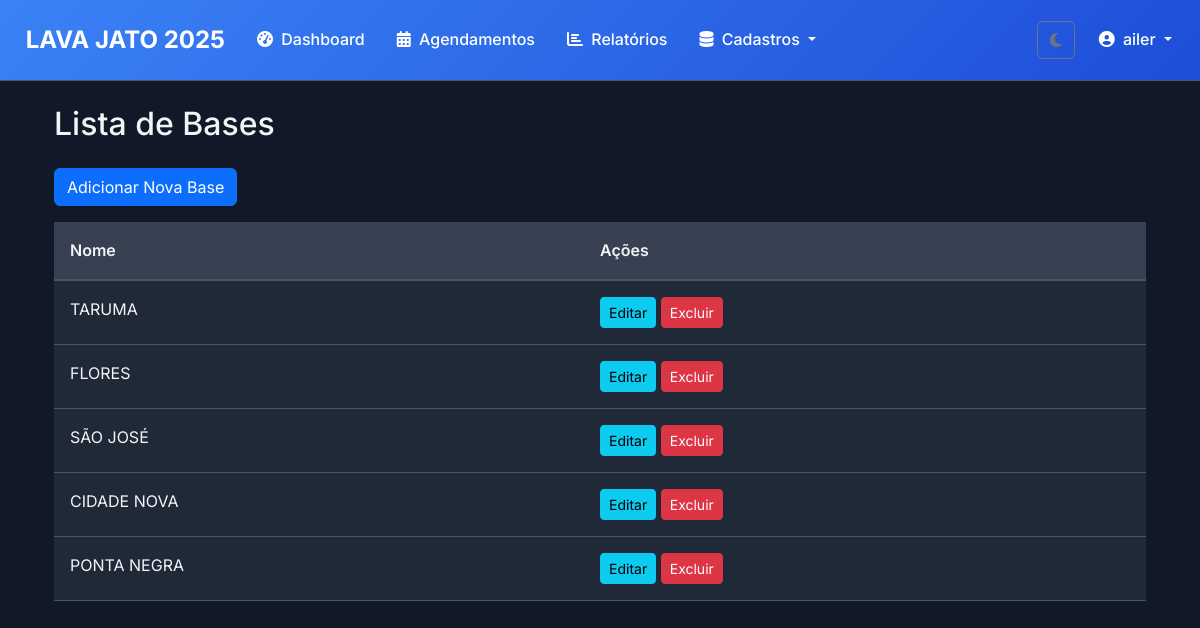
/bases/ (signed in), run on the app's committed database.
### lavagens/models.py (models this page shows, shortened)
class Base(models.Model):
    nome = models.CharField(max_length=100, unique=True)
    class Meta:
        verbose_name = "Base"
        verbose_name_plural = "Bases"

### lavagens/views.py (the view)
# urls.py: path("bases/", lavagens_views.base_list, name="base_list"),
@login_required
def base_list(request):
    bases = Base.objects.all()
    return render(request, 'lavagens/base_list.html', {'bases': bases})

### templates/lavagens/base_list.html (shortened to what this page needs)
{% extends 'base/base.html' %}
{% block content %}
<div class="container mt-4">
    <h2 class="mb-4">Lista de Bases</h2>
    <a href="{% url 'base_create' %}" class="btn btn-primary mb-3">Adicionar Nova Base</a>
    <div class="table-responsive">
        <table class="table table-striped table-hover">
            <thead>
                <tr>
                    <th>Nome</th>
                    <th>Ações</th>
                </tr>
            </thead>
            <tbody>
                {% for base in bases %}
                <tr>
                    <td>{{ base.nome }}</td>
                    <td>
                        <a href="{% url 'base_update' base.pk %}" class="btn btn-sm btn-info">Editar</a>
                        <a href="{% url 'base_delete' base.pk %}" class="btn btn-sm btn-danger">Excluir</a>
                    </td>
                </tr>
                {% empty %}
                <tr>
                    <td colspan="2">Nenhuma base cadastrada.</td>
                </tr>
                {% endfor %}
            </tbody>
        </table>
    </div>
</div>
{% endblock %}

### templates/base/base.html (shortened to what this page needs)
{% load static %}
<!DOCTYPE html>
<html lang="pt-br" data-bs-theme="dark">
<head>
    <link href="https://cdn.jsdelivr.net/npm/bootstrap@5.3.3/dist/css/bootstrap.min.css" rel="stylesheet">
    <link rel="stylesheet" href="https://cdnjs.cloudflare.com/ajax/libs/font-awesome/6.4.0/css/all.min.css">
    <link rel="stylesheet" href="{% static 'css/base.css' %}">
    <link rel="stylesheet" href="{% static 'css/components.css' %}">
    <link rel="stylesheet" href="{% static 'css/pages.css' %}">
</head>
<body>
    <nav class="navbar navbar-expand-lg navbar-custom">
        <div class="container-fluid">
            <a class="navbar-brand" href="{% url 'dashboard' %}">
                LAVA JATO 2025
            </a>
            <div class="collapse navbar-collapse" id="navbarNav">
                <ul class="navbar-nav me-auto">
                    <li class="nav-item">
                        <a class="nav-link" href="{% url 'dashboard' %}">
                            <i class="fas fa-tachometer-alt me-1"></i>
                            Dashboard
                        </a>
                    </li>
                    <li class="nav-item">
                        <a class="nav-link" href="{% url 'agendamentos_dashboard' %}">
                            <i class="fas fa-calendar-alt me-1"></i>
                            Agendamentos
                        </a>
                    </li>
                    <li class="nav-item">
                        <a class="nav-link" href="{% url 'relatorios' %}">
                            <i class="fas fa-chart-bar me-1"></i>
                            Relatórios
                        </a>
                    </li>
                    <li class="nav-item dropdown">
                        <a class="nav-link dropdown-toggle" href="#" id="navbarDropdownCadastros" role="button" data-bs-toggle="dropdown" aria-expanded="false">
                            <i class="fas fa-database me-1"></i>
                            Cadastros
                        </a>
                    </li>
                </ul>
                <div class="d-flex align-items-center">
                    <button class="btn btn-outline-secondary me-2" id="theme-switcher">
                        <i class="fas fa-moon" id="theme-icon-moon"></i>
                    </button>
                </div>
                <ul class="navbar-nav">
                    {% if user.is_authenticated %}
                        <li class="nav-item dropdown">
                            <a class="nav-link dropdown-toggle" href="#" id="navbarUserDropdown" role="button" data-bs-toggle="dropdown" aria-expanded="false">
                                <i class="fas fa-user-circle me-1"></i>
                                {{ user.username }}
                            </a>
                        </li>
                    {% endif %}
                </ul>
            </div>
        </div>
    </nav>
    <main class="container mt-4">
        {% block content %}{% endblock %}
    </main>
</body>
</html>

### static/css/base.css (style rules this page uses)
:root { --color-scheme: dark; --primary-color: #3b82f6; --primary-dark: #1d4ed8; --success-color: #10b981; --success-dark: #059669; --warning-color: #f59e0b; --danger-color: #ef4444; --info-color: #3b82f6; --purple-color: #8b5cf6; --gray-color: #6b7280; --background-color: #111827; --card-bg: #1f2937; --card-header-bg: #374151; --input-bg: #374151; --input-focus-bg: #4b5563; --hover-bg: #374151; --text-light: #f3f4f6; --text-muted: #9ca3af; --text-placeholder: #6b7280; --text-white: #ffffff; --border-color: #4b5563; --border-focus-color: #3b82f6; --campo-texto-bg: #4b5563; }
* { margin: 0; padding: 0; box-sizing: border-box; }
body { font-family: 'Inter', sans-serif; background-color: var(--background-color); color: var(--text-light); line-height: 1.6; transition: background-color 0.3s ease, color 0.3s ease; }
h1, h2, h3, h4, h5, h6 { color: var(--text-light); }

### static/css/components.css (style rules this page uses)
.navbar-custom { background: linear-gradient(135deg, var(--primary-color), var(--primary-dark)); border-bottom: 1px solid var(--border-color); padding: 1rem 0; }
.navbar-brand { font-weight: 700; font-size: 1.5rem; color: var(--text-white) !important; }
.navbar-nav .nav-link { color: var(--text-white) !important; font-weight: 500; margin: 0 0.5rem; transition: all 0.3s ease; }
.table { width: 100%; margin-bottom: 1rem; color: var(--text-light); vertical-align: top; border-color: var(--border-color); }
.table > :not(caption) > * > * { padding: 1rem; background-color: var(--card-bg); border-bottom-width: 1px; color: var(--text-light); box-shadow: inset 0 0 0 9999px var(--bs-table-accent-bg, transparent); }
.table thead th { background-color: var(--card-header-bg); color: var(--text-light); font-weight: 600; border-bottom-width: 2px; }

### static/css/pages.css (style rules this page uses)
h1, h2, h3, h4, h5, h6 { color: var(--text-light); }

### data on the page
Base: nome "TARUMA"
Base: nome "FLORES"
Base: nome "SÃO JOSÉ"
Base: nome "CIDADE NOVA"
Base: nome "PONTA NEGRA"

### other printed values
{{ user.username }} "ailer"
